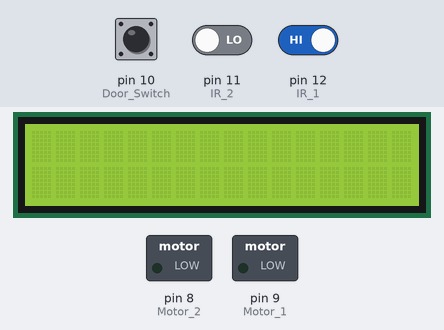
The sketch below on a simulated Arduino Mega 2560, built with avr-gcc and run on an emulated ATmega2560. Parts: 16×2 character LCD, switched loads named in the sketch (green lamp = pin HIGH). The test bench sets the inputs (shaded band); at power-on: pin 11 (IR_2) LOW, pin 10 (Door_Switch) LOW, pin 12 (IR_1) HIGH. What the sketch prints to the serial monitor is not drawn.

Above: at 14.2 s.
14.3 s: pin 11 (IR_2) driven HIGH
At 15.5 s:
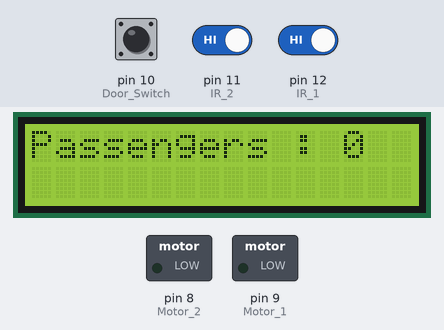
15.8 s: pin 10 (Door_Switch) pulled HIGH for 1 s
At 17.3 s:
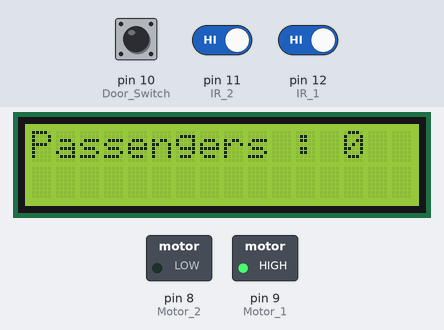
25.8 s: pin 10 (Door_Switch) pulled HIGH for 3.2 s
At 36.7 s:
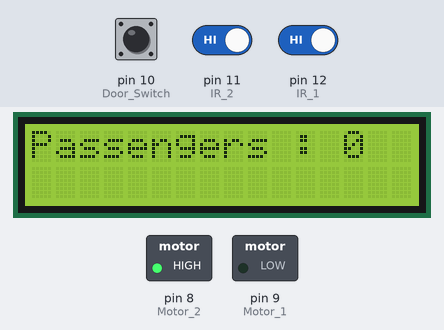
Timing chart, 0 to 39.5 s (numbered marks = the images above; inputs shaded):
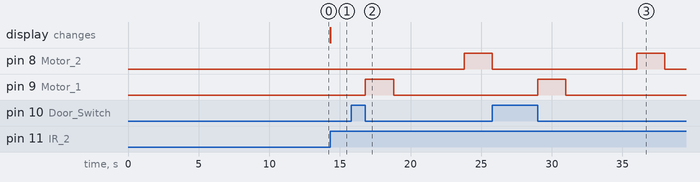

The sketch:

Bus_Tracking.ino
```cpp
#include<LiquidCrystal.h>
#include<TinyGPS.h>
LiquidCrystal lcd(22,23,24,25,26,27);
TinyGPS gps;
int count=0,i=0,alen=0,csc=1,dsc=1,j=0,f=0;
char a[80], b[]="+CMT", c[20], d[]="$1", msg[20];
void CountDisp(int);
void GPSLoc(char );
void GPSLoc(char ack)
{
 float lat, lon;
 while(Serial1.available())
 {
  if(gps.encode(Serial1.read()))
  {
   gps.f_get_position(&lat,&lon);
  }
 }
 String latitude = String(lat,6);
 String longitude = String(lon,6);
 Serial.println("AT+CMGF=1");
 delay(500);
 Serial.println("AT+CMGS=\"8129127297\"\r");
 delay(500);
 Serial.println(ack);
 delay(500);
 Serial.println(latitude+";"+longitude);
 delay(500);
 Serial.println((char)26);
 delay(500);
}
void CountDisp(int x)
{
 lcd.setCursor(0,0);
 lcd.print("Passengers : ");
 lcd.setCursor(13,0);
 lcd.print(x);
 delay(1000);
}

void setup()
{
 pinMode(12,INPUT); // IR 1
 pinMode(11,INPUT); // IR 2
 pinMode(10,INPUT); // Door Switch
 pinMode(9,OUTPUT); // Motor 1
 pinMode(8,OUTPUT); // Motor 2
 lcd.begin(16,2);
 Serial.begin(9600);
 Serial1.begin(9600);
 delay(12000);
 Serial.println("ATE0");
 Serial.println("AT+CMGF=1");
 Serial.println("AT+CNMI=2,2,0,0,0");
 delay(1000);
}

void loop()
{
 if(digitalRead(12)==0) // Checking entry of person
 {
  //delay(500);
  while(digitalRead(12)==0);
  if(digitalRead(11)==0)
  {
    while(digitalRead(12)==0);

   count++; // Count incremented
  }
 }
 if(digitalRead(11)==0) // Checking exit of person
 {
  //delay(500);
  while(digitalRead(11)==0);
  if(digitalRead(12)==0)
  {
    while(digitalRead(12)==0);
   count--; // Count decremented
  }
 }
 if(count<10)
 {
  CountDisp(count);
  f=0;
 }
 else
 {
  f=1; // Flag variable set if count=10
  lcd.clear();
  lcd.setCursor(0,0);
  lcd.print("Bus Full");
  delay(1000);
 }

 if(digitalRead(10)==1) // Checks Door switch press
 {
  while(digitalRead(10)==1);
  if(f==0) // Checks Flag variable ie if count<10
  {
   digitalWrite(9,1);
   digitalWrite(8,0); // Door opens
   delay(2000);
   digitalWrite(9,0);
   digitalWrite(8,0); // Remains open
   delay(5000);       // for 5 seconds
   digitalWrite(9,0);
   digitalWrite(8,1); // Door closes
   delay(2000);
   digitalWrite(9,0);
   digitalWrite(8,0); // Remains closed
   delay(1000);
  }
 }

 while(Serial.available()>0) // Reading SMS
 {
  a[i]=Serial.read();
  i++;
 }
 alen=strlen(a);
 Serial.println(a);

 for(j=0,i=2;i<=5;i++,j++)
 {
  c[j]=a[i];
 }
 Serial.println(c);
 csc=strcmp(c,b);
 if(csc==0)
 {
  csc=1;
  for(i=51,j=0;i<53;i++,j++)
  {
   msg[j]=a[i];
  }
  Serial.println(msg);
 }
 dsc=strcmp(msg,d);//d=$1
 if(dsc==0)
 {
  dsc=1;
  if(count<10)
  {
   GPSLoc('#'); // Boarding point confirmation symbol
   lcd.clear();
   lcd.setCursor(0,0);
   lcd.print("BOARDING POINT A");
   delay(2000);
  }
  else
  {
   GPSLoc('+'); // Bus full symbol
  }
 }
}
```

Measured:
- after the input at 14.3 s, the display: changes at once (image 1)
- after the input at 15.8 s, pin 8 (Motor_2): LOW → HIGH after 8.0 s; pin 9 (Motor_1): LOW → HIGH after 1.0 s, → LOW 2.0 s later
- after the input at 25.8 s, pin 9 (Motor_1): LOW → HIGH after 3.2 s, → LOW 2.0 s later
